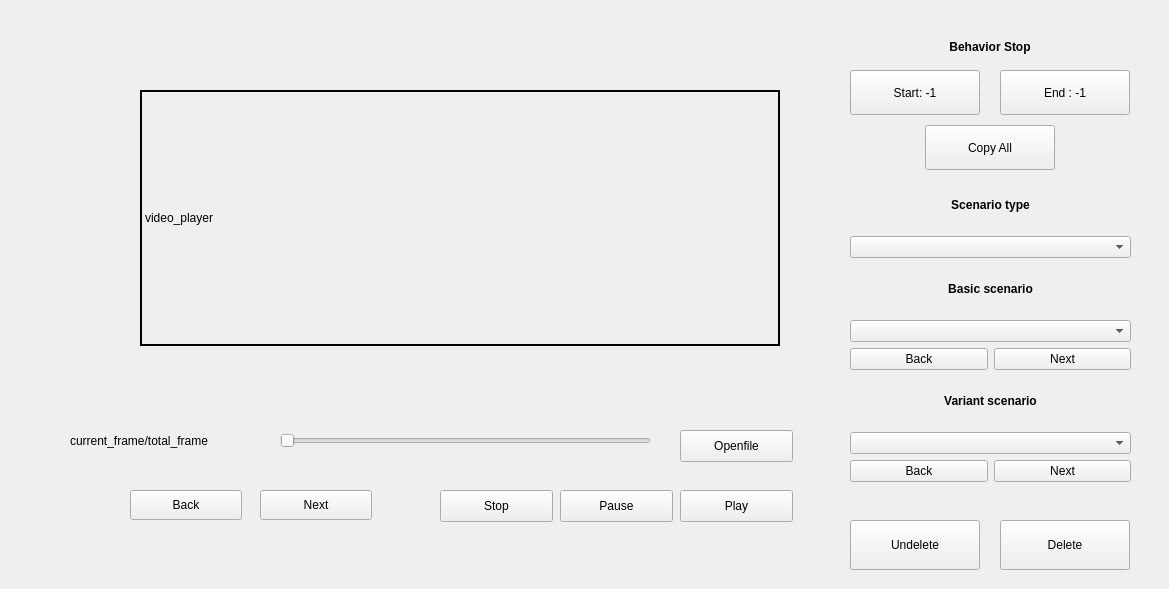
<?xml version="1.0" encoding="UTF-8"?>
<ui version="4.0">
 <class>MainWindow</class>
 <widget class="QMainWindow" name="MainWindow">
  <property name="geometry">
   <rect>
    <x>0</x>
    <y>0</y>
    <width>1169</width>
    <height>589</height>
   </rect>
  </property>
  <property name="windowTitle">
   <string>MainWindow</string>
  </property>
  <widget class="QWidget" name="centralwidget">
   <widget class="QLabel" name="label_videoframe">
    <property name="geometry">
     <rect>
      <x>140</x>
      <y>90</y>
      <width>640</width>
      <height>256</height>
     </rect>
    </property>
    <property name="frameShape">
     <enum>QFrame::WinPanel</enum>
    </property>
    <property name="text">
     <string>video_player</string>
    </property>
   </widget>
   <widget class="QPushButton" name="button_openfile">
    <property name="geometry">
     <rect>
      <x>680</x>
      <y>430</y>
      <width>113</width>
      <height>32</height>
     </rect>
    </property>
    <property name="text">
     <string>Openfile</string>
    </property>
   </widget>
   <widget class="QLabel" name="label_framecnt">
    <property name="geometry">
     <rect>
      <x>70</x>
      <y>430</y>
      <width>231</width>
      <height>21</height>
     </rect>
    </property>
    <property name="text">
     <string>current_frame/total_frame</string>
    </property>
   </widget>
   <widget class="QPushButton" name="button_play">
    <property name="geometry">
     <rect>
      <x>680</x>
      <y>490</y>
      <width>113</width>
      <height>32</height>
     </rect>
    </property>
    <property name="text">
     <string>Play</string>
    </property>
   </widget>
   <widget class="QPushButton" name="button_stop">
    <property name="geometry">
     <rect>
      <x>440</x>
      <y>490</y>
      <width>113</width>
      <height>32</height>
     </rect>
    </property>
    <property name="text">
     <string>Stop</string>
    </property>
   </widget>
   <widget class="QPushButton" name="button_pause">
    <property name="geometry">
     <rect>
      <x>560</x>
      <y>490</y>
      <width>113</width>
      <height>32</height>
     </rect>
    </property>
    <property name="text">
     <string>Pause</string>
    </property>
   </widget>
   <widget class="QWidget" name="verticalLayoutWidget">
    <property name="geometry">
     <rect>
      <x>850</x>
      <y>180</y>
      <width>281</width>
      <height>302</height>
     </rect>
    </property>
    <layout class="QVBoxLayout" name="verticalLayout">
     <item>
      <widget class="QLabel" name="label_8">
       <property name="font">
        <font>
         <weight>75</weight>
         <bold>true</bold>
        </font>
       </property>
       <property name="text">
        <string>Scenario type</string>
       </property>
       <property name="alignment">
        <set>Qt::AlignCenter</set>
       </property>
      </widget>
     </item>
     <item>
      <widget class="QComboBox" name="comboBox_scenario"/>
     </item>
     <item>
      <widget class="QLabel" name="label_9">
       <property name="font">
        <font>
         <weight>75</weight>
         <bold>true</bold>
        </font>
       </property>
       <property name="text">
        <string>Basic scenario</string>
       </property>
       <property name="alignment">
        <set>Qt::AlignCenter</set>
       </property>
      </widget>
     </item>
     <item>
      <widget class="QComboBox" name="comboBox_basic_scenario"/>
     </item>
     <item>
      <layout class="QHBoxLayout" name="horizontalLayout_3">
       <item>
        <widget class="QPushButton" name="pushButton_back_3">
         <property name="text">
          <string>Back</string>
         </property>
        </widget>
       </item>
       <item>
        <widget class="QPushButton" name="pushButton_next_3">
         <property name="text">
          <string>Next</string>
         </property>
        </widget>
       </item>
      </layout>
     </item>
     <item>
      <widget class="QLabel" name="label_10">
       <property name="font">
        <font>
         <weight>75</weight>
         <bold>true</bold>
        </font>
       </property>
       <property name="text">
        <string>Variant scenario</string>
       </property>
       <property name="alignment">
        <set>Qt::AlignCenter</set>
       </property>
      </widget>
     </item>
     <item>
      <widget class="QComboBox" name="comboBox_variant_scenario"/>
     </item>
     <item>
      <layout class="QHBoxLayout" name="horizontalLayout_2">
       <item>
        <widget class="QPushButton" name="pushButton_back_2">
         <property name="text">
          <string>Back</string>
         </property>
        </widget>
       </item>
       <item>
        <widget class="QPushButton" name="pushButton_next_2">
         <property name="text">
          <string>Next</string>
         </property>
        </widget>
       </item>
      </layout>
     </item>
    </layout>
   </widget>
   <widget class="QSlider" name="slider_videoframe">
    <property name="geometry">
     <rect>
      <x>280</x>
      <y>430</y>
      <width>371</width>
      <height>22</height>
     </rect>
    </property>
    <property name="orientation">
     <enum>Qt::Horizontal</enum>
    </property>
   </widget>
   <widget class="QPushButton" name="pushButton_back">
    <property name="geometry">
     <rect>
      <x>130</x>
      <y>490</y>
      <width>112</width>
      <height>30</height>
     </rect>
    </property>
    <property name="text">
     <string>Back</string>
    </property>
   </widget>
   <widget class="QPushButton" name="pushButton_next">
    <property name="geometry">
     <rect>
      <x>260</x>
      <y>490</y>
      <width>112</width>
      <height>30</height>
     </rect>
    </property>
    <property name="text">
     <string>Next</string>
    </property>
   </widget>
   <widget class="QPushButton" name="start_frame_bottom">
    <property name="geometry">
     <rect>
      <x>850</x>
      <y>70</y>
      <width>130</width>
      <height>45</height>
     </rect>
    </property>
    <property name="text">
     <string>Start: -1</string>
    </property>
   </widget>
   <widget class="QPushButton" name="end_frame_bottom">
    <property name="geometry">
     <rect>
      <x>1000</x>
      <y>70</y>
      <width>130</width>
      <height>45</height>
     </rect>
    </property>
    <property name="text">
     <string>End : -1</string>
    </property>
   </widget>
   <widget class="QLabel" name="label_11">
    <property name="geometry">
     <rect>
      <x>850</x>
      <y>30</y>
      <width>280</width>
      <height>33</height>
     </rect>
    </property>
    <property name="font">
     <font>
      <weight>75</weight>
      <bold>true</bold>
     </font>
    </property>
    <property name="text">
     <string>Behavior Stop</string>
    </property>
    <property name="alignment">
     <set>Qt::AlignCenter</set>
    </property>
   </widget>
   <widget class="QPushButton" name="delete_bottom">
    <property name="geometry">
     <rect>
      <x>1000</x>
      <y>520</y>
      <width>130</width>
      <height>50</height>
     </rect>
    </property>
    <property name="text">
     <string>Delete</string>
    </property>
   </widget>
   <widget class="QPushButton" name="undelete_bottom">
    <property name="geometry">
     <rect>
      <x>850</x>
      <y>520</y>
      <width>130</width>
      <height>50</height>
     </rect>
    </property>
    <property name="text">
     <string>Undelete</string>
    </property>
   </widget>
   <widget class="QPushButton" name="copy_bottom">
    <property name="geometry">
     <rect>
      <x>925</x>
      <y>125</y>
      <width>130</width>
      <height>45</height>
     </rect>
    </property>
    <property name="text">
     <string>Copy All</string>
    </property>
   </widget>
  </widget>
 </widget>
 <resources/>
 <connections/>
</ui>
